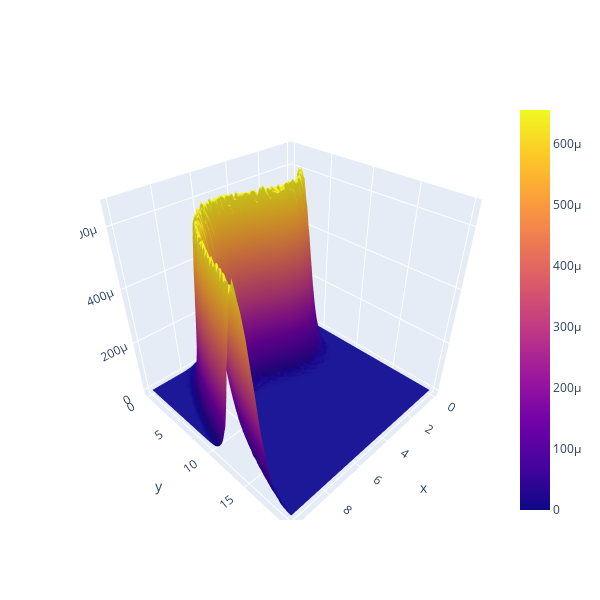

The cell this chart's notebook holds for it:
### Markdown cell above
### Ploting P(X,Y) with Plotly

### Code cell
s = 10000000
x = np.random.uniform(10,size=(1,s))
y_dn = np.apply_along_axis(func1d= f ,axis=1,arr=x)
y_dn += np.random.normal(loc=0,scale=np.sqrt(2),size=(1,s))
xedges = np.linspace(0,10,100)
yedges = np.linspace(0,20,100)
H, xedges, yedges = np.histogram2d(x.ravel(), y_dn.ravel(), bins=(xedges, yedges))
H /= s # normalize
H = H.T  # Let each row list bins with common y range.

X, Y = np.meshgrid(xedges + ((xedges[1] - xedges[0]) / 2 )
                   ,yedges + ((yedges[1] - yedges[0]) / 2 ))
Z = np.random.randint(100,size=(200,200))

fig = go.Figure(data=[go.Surface(x=X,y=Y,z=H)],
                layout=go.Layout(xaxis_range = (0,10),yaxis_range = (-4,20),height=600,width=600,))
fig.show()

### Figure 1 — Plotly figure (JSON) as saved in the notebook; plotly's stock layout.template omitted (floating-point values rounded to 4 significant figures; data arrays with more than 128 entries replaced by an {"elided": "..."} marker saying what was removed)
{"data": [{"type": "surface", "x": {"elided": "100x100 float values"}, "y": {"elided": "100x100 float values"}, "z": {"elided": "99x99 float values"}}], "layout": {"height": 600, "scene": {"aspectmode": "auto", "aspectratio": {"x": 1, "y": 1, "z": 1}}, "width": 600, "xaxis": {"range": [0, 10]}, "yaxis": {"range": [-4, 20]}}}
